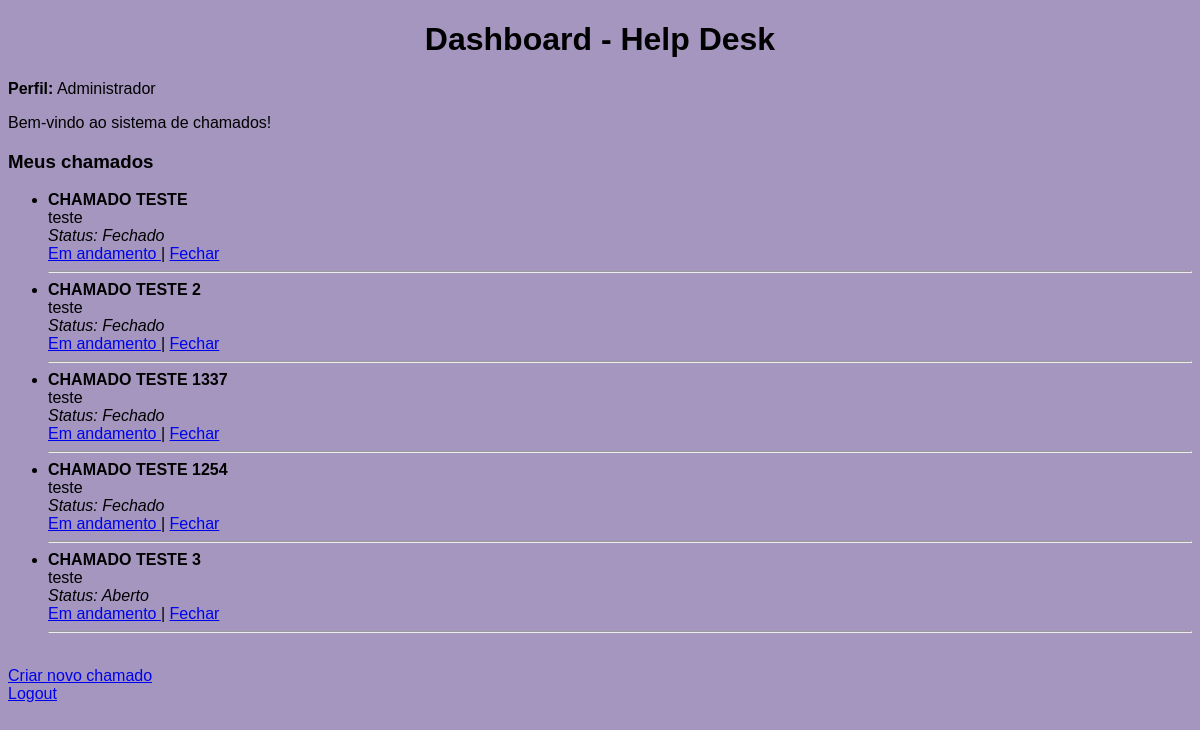
The app's page /dashboard (signed in) with its own data.
### tables this page shows
CREATE TABLE tickets (
    id INTEGER PRIMARY KEY AUTOINCREMENT,
    titulo TEXT NOT NULL,
    descricao TEXT NOT NULL,
    status TEXT NOT NULL,
    user_id INTEGER NOT NULL
);

### app.py (the view)
@app.route('/dashboard')
def dashboard():
    if 'user_id' not in session:
        return redirect(url_for('login'))
    conn = get_db_connection()
    cursor = conn.cursor()
    if session.get('is_admin'):
        cursor.execute("SELECT * FROM tickets")
    else:
        cursor.execute(
            "SELECT * FROM tickets WHERE user_id = ?",
            (session['user_id'],)
        )
    tickets = cursor.fetchall()
    conn.close()
    return render_template('dashboard.html', tickets=tickets)

### app.py (called while the page is built)
def get_db_connection():
    conn = sqlite3.connect('database.db')
    return conn

### templates/dashboard.html (shortened to what this page needs)
<!DOCTYPE html>
<html lang="pt-br">
<head>
    <link rel="stylesheet" href="{{ url_for('static', filename='style.css') }}">
</head>
<body>
    <h1>Dashboard - Help Desk</h1>
    {% if session.is_admin %}
        <p><strong>Perfil:</strong> Administrador</p>
    {% else %}
        <p><strong>Perfil:</strong> Usuário</p>
    {% endif %}
    <p>Bem-vindo ao sistema de chamados!</p>
    <h3>Meus chamados</h3>
    {% if tickets %}
        <ul>
            {% for ticket in tickets %}
                <li>
                    <strong>{{ ticket[1] }}</strong><br>
                    {{ ticket[2] }}<br>
                    <em>Status: {{ ticket[3] }}</em><br>
                    {% if session.is_admin %}
                        <a href="{{ url_for('update_status', ticket_id=ticket[0], status='Em andamento') }}">
                            Em andamento
                        </a> |
                        <a href="{{ url_for('update_status', ticket_id=ticket[0], status='Fechado') }}">
                            Fechar
                        </a>
                    {% endif %}
                </li>
                <hr>
            {% endfor %}
        </ul>
    {% else %}
        <p>Você ainda não criou nenhum chamado.</p>
    {% endif %}
    <br>
    <a href="{{ url_for('create_ticket') }}">Criar novo chamado</a><br>
    <a href="{{ url_for('logout') }}">Logout</a>
</body>
</html>

### static/style.css (style rules this page uses)
body { font-family: Arial, Helvetica, sans-serif; background-color: rgb(164, 150, 190); }
h1 { text-align: center; }

### records on screen
tickets: titulo "CHAMADO TESTE", descricao "teste", status "Fechado"
tickets: titulo "CHAMADO TESTE 2", descricao "teste", status "Fechado"
tickets: titulo "CHAMADO TESTE 1337", descricao "teste", status "Fechado"
tickets: titulo "CHAMADO TESTE 1254", descricao "teste", status "Fechado"
tickets: titulo "CHAMADO TESTE 3", descricao "teste", status "Aberto"
